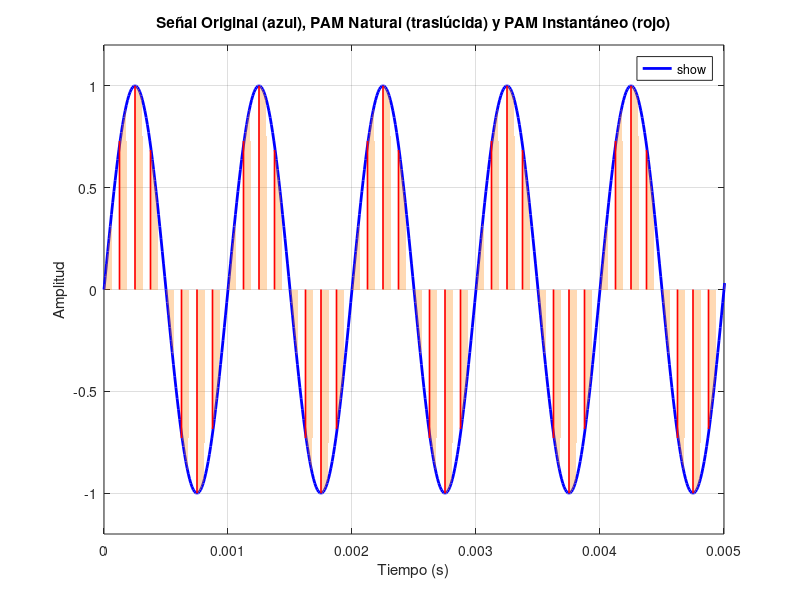

Reproduce this figure in MATLAB.
fc = 1000;
A = 1;
fs = 8000;
d = 0.5;
sample_rate = 100000;
t_final = 0.01;

t = 0:1/sample_rate:t_final;
m_t = A * sin(2*pi*fc*t);

Ts = 1/fs;
num_samples = floor(t_final * fs);

t_pulses = [];
natural_pulses = [];
instant_pulses = [];

for i = 1:num_samples
    t_start = (i-1)*Ts;
    t_end = t_start + d*Ts;
    
    if t_end > t_final
        t_end = t_final;
    end
    
    idx_start = find(t >= t_start, 1);
    idx_end = find(t >= t_end, 1);
    
    if isempty(idx_end)
        idx_end = length(t);
    end
    
    sample_value = m_t(idx_start);
    
    t_pulse_nat = [t_start, t(idx_start:idx_end-1), t_end, t_start];
    amp_pulse_nat = [0, m_t(idx_start:idx_end-1), 0, 0];
    
    t_pulse_inst = [t_start, t_start];
    amp_pulse_inst = [0, sample_value];
    
    t_pulses = [t_pulses; {t_pulse_nat, t_pulse_inst}];
    natural_pulses = [natural_pulses; {amp_pulse_nat}];
    instant_pulses = [instant_pulses; {amp_pulse_inst}];
end

figure('Position', [100, 100, 1000, 400]);
plot(t, m_t, 'b-', 'LineWidth', 2, 'DisplayName', 'Señal Original');
hold on;

for i = 1:num_samples
    fill(t_pulses{i,1}, natural_pulses{i}, [1 0.5 0], 'FaceAlpha', 0.3, 'EdgeColor', 'none', 'DisplayName', 'Señal PAM Natural');
end

for i = 1:num_samples
    line(t_pulses{i,2}, instant_pulses{i}, 'Color', [1 0 0], 'LineWidth', 1.2, 'DisplayName', 'Señal PAM Instantánea');
end

title('Señal Original (azul), PAM Natural (traslúcida) y PAM Instantáneo (rojo)');
xlabel('Tiempo (s)');
ylabel('Amplitud');
legend('show', 'Location', 'best');
grid on;
xlim([0 0.005]);
ylim([-1.2 1.2]);
hold off;